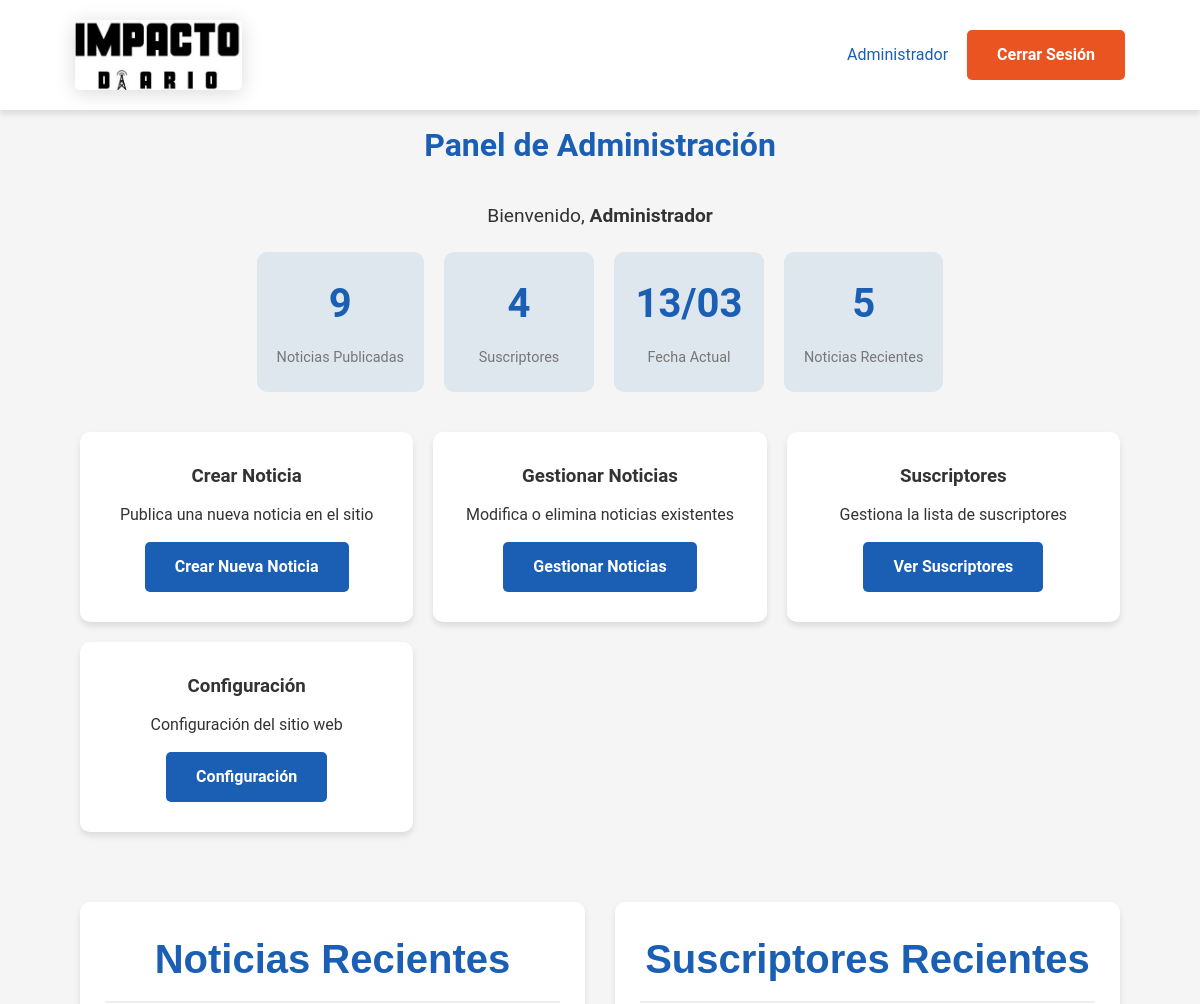
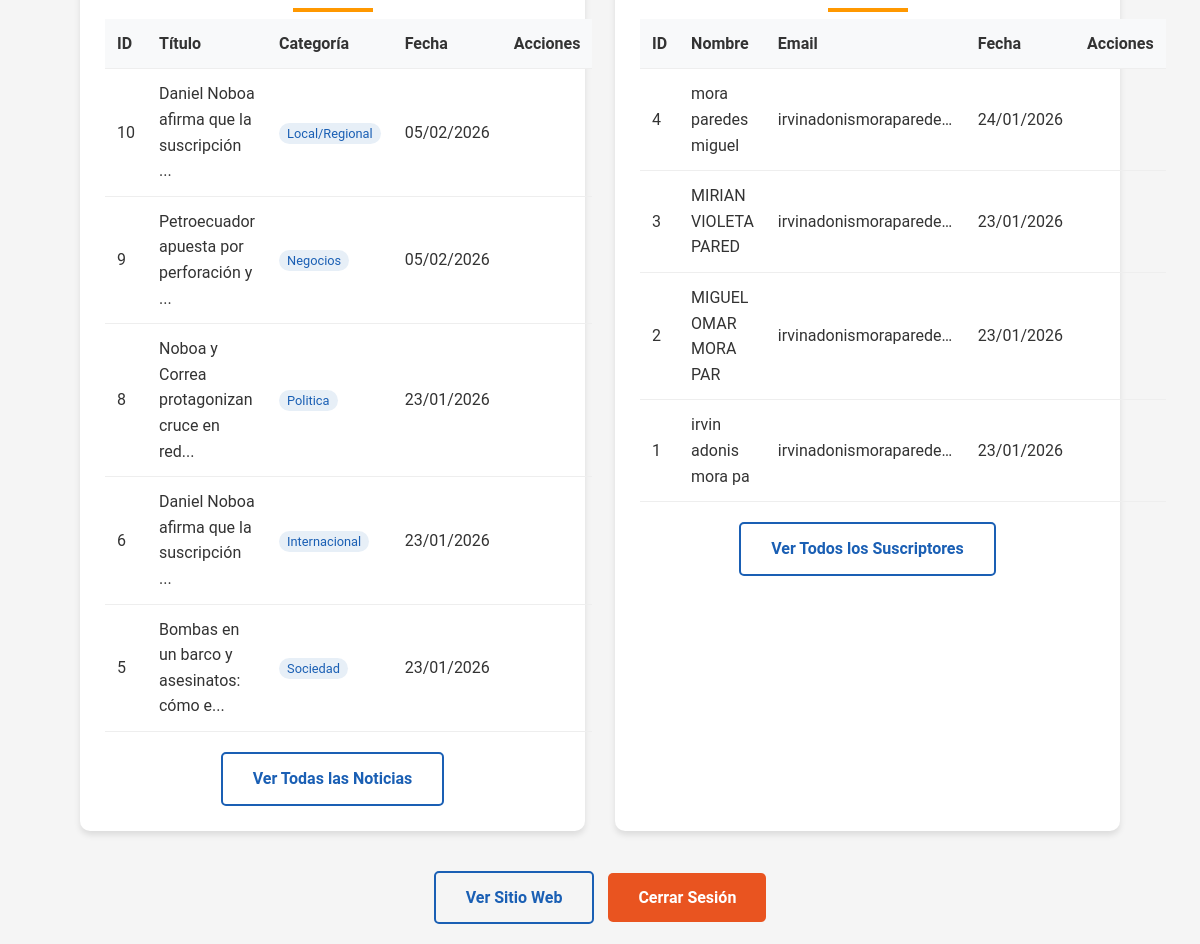
Page /admin/dashboard.php (signed in) on the earlier database version (2 pictures, top to bottom).
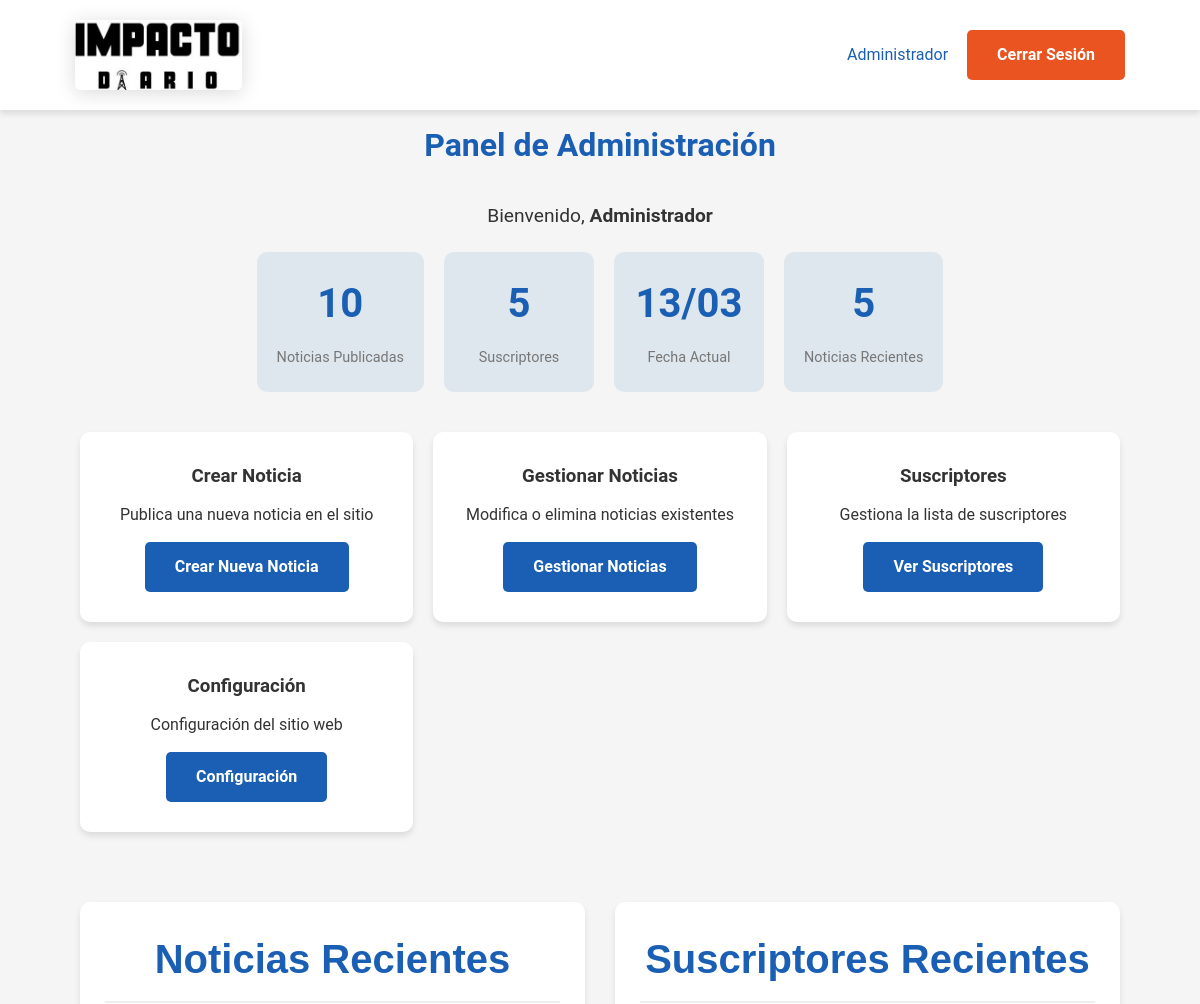
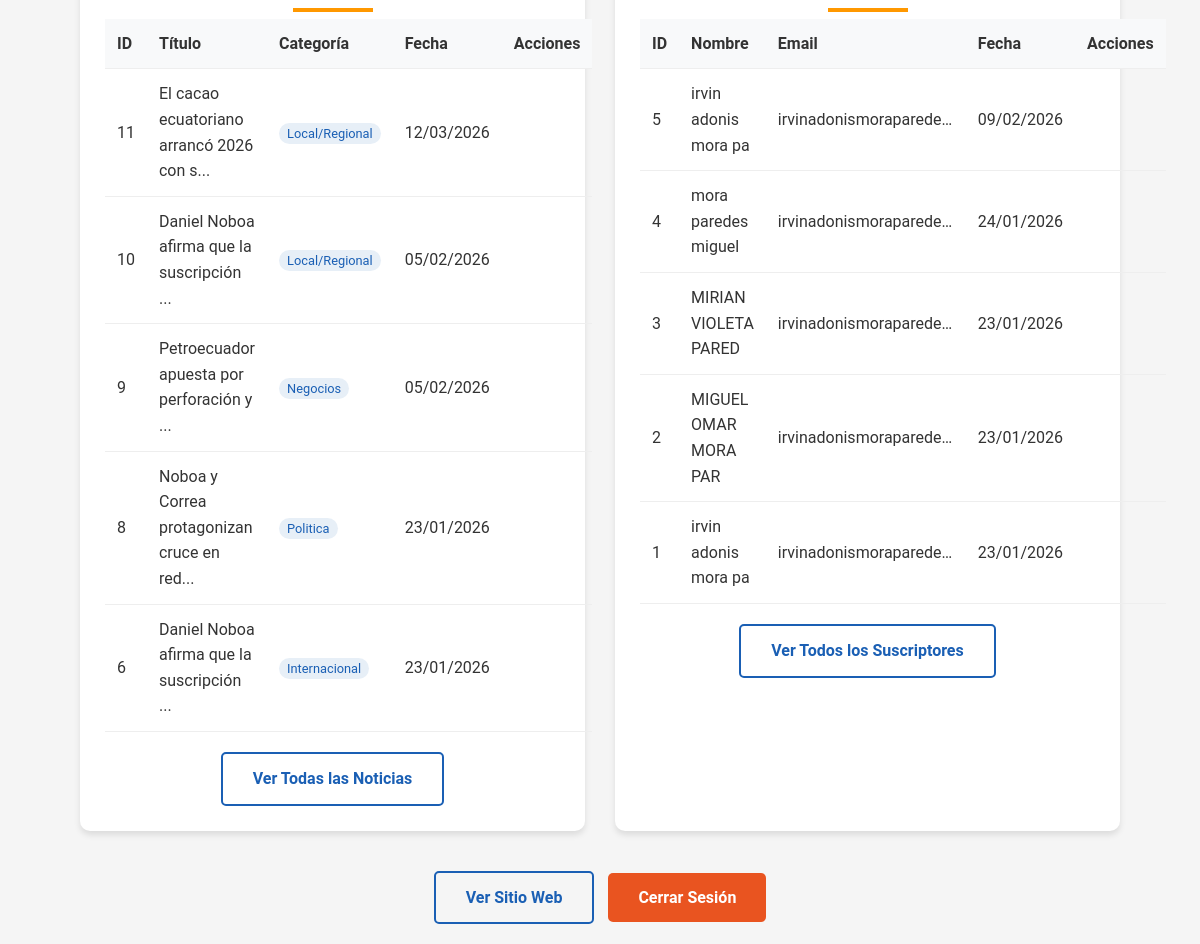
Same page on the later database version (2 pictures, top to bottom).
### tables this page shows
CREATE TABLE `noticias` (
  `id` int(11) NOT NULL,
  `titulo` varchar(255) NOT NULL,
  `descripcion_corta` text NOT NULL,
  `contenido_principal` longtext NOT NULL,
  `imagen_principal` varchar(255) DEFAULT NULL,
  `video_principal` varchar(255) DEFAULT NULL,
  `audio_principal` varchar(255) DEFAULT NULL,
  `link_principal` varchar(500) DEFAULT NULL,
  `link_imagen_principal` varchar(500) DEFAULT NULL,
  `link_video_principal` varchar(500) DEFAULT NULL,
  `link_audio_principal` varchar(500) DEFAULT NULL,
  `link_externo_principal` varchar(500) DEFAULT NULL,
  `descripcion` text NOT NULL,
  `descripcion_larga` longtext DEFAULT NULL,
  `contenido` text NOT NULL,
  `contenido_completo` longtext DEFAULT NULL,
  `imagen` varchar(255) DEFAULT NULL,
  `video` varchar(255) DEFAULT NULL,
  `video_url` varchar(500) DEFAULT NULL,
  `tipo_contenido` enum('texto','video','embed') DEFAULT 'texto',
  `destacada` tinyint(1) DEFAULT 0,
  `vistas` int(11) DEFAULT 0,
  `fecha_publicacion` datetime DEFAULT current_timestamp(),
  `categoria` varchar(100) DEFAULT NULL,
  `autor` varchar(100) DEFAULT 'Estudiante de Periodismo UTB',
  `estado` enum('publicada','borrador') DEFAULT 'publicada',
  `fecha_creacion` datetime DEFAULT current_timestamp()
);

CREATE TABLE `suscriptores` (
  `id` int(11) NOT NULL,
  `nombre` varchar(100) NOT NULL,
  `email` varchar(100) NOT NULL,
  `comentario` text DEFAULT NULL,
  `fecha_suscripcion` datetime DEFAULT current_timestamp()
);

### admin/dashboard.php (the view, shortened to what the changed rows need)
<?php
require_once '../includes/config.php';
$total_noticias = 0;
$total_suscriptores = 0;
$noticias = [];
$suscriptores = [];
$error_conexion = false;
$error_mensaje = '';
if ($conn !== false) {
    $result = $conn->query("SELECT COUNT(*) as total FROM noticias");
    if ($result) {
        $row = $result->fetch_assoc();
        $total_noticias = $row['total'];
    }
    $result_suscriptores = $conn->query("SELECT COUNT(*) as total FROM suscriptores");
    if ($result_suscriptores) {
        $row = $result_suscriptores->fetch_assoc();
        $total_suscriptores = $row['total'];
    }
    $result_noticias = $conn->query("SELECT id, titulo, categoria, imagen, fecha_publicacion FROM noticias ORDER BY fecha_publicacion DESC LIMIT 5");
    if ($result_noticias) {
        while ($row = $result_noticias->fetch_assoc()) {
            $noticias[] = $row;
        }
    }
    $result_suscriptores_list = $conn->query("SELECT id, nombre, email, fecha_suscripcion FROM suscriptores ORDER BY fecha_suscripcion DESC LIMIT 5");
    if ($result_suscriptores_list) {
        while ($row = $result_suscriptores_list->fetch_assoc()) {
            $suscriptores[] = $row;
        }
    }
} else {
    $error_conexion = true;
    $error_mensaje = 'No se pudo conectar a la base de datos. Verifica tu conexión.';
}
?>
<!DOCTYPE html>
<html lang="es">
<head>
    <link rel="stylesheet" href="../css/style.css">
</head>
<body>
    <div class="dashboard container">
        <h1>Panel de Administración</h1>
        <div class="welcome">
            <?php if ($error_conexion): ?>
                <div class="alert-error">
                    <strong>Error de conexión a la base de datos:</strong><br>
                    <?php echo $error_mensaje; ?><br>
                    <small>Por favor, asegúrate de que la base de datos 'periodismo_utb' exista.</small>
                </div>
            <?php else: ?>
                <div class="stats-container">
                    <div class="stat-box">
                        <span class="stat-number"><?php echo $total_noticias; ?></span>
                        <span class="stat-label">Noticias Publicadas</span>
                    </div>
                    <div class="stat-box">
                        <span class="stat-number"><?php echo $total_suscriptores; ?></span>
                        <span class="stat-label">Suscriptores</span>
                    </div>
                    <div class="stat-box">
                        <span class="stat-number"><?php echo date('d/m'); ?></span>
                        <span class="stat-label">Fecha Actual</span>
                    </div>
                    <div class="stat-box">
                        <span class="stat-number"><?php echo count($noticias); ?></span>
                        <span class="stat-label">Noticias Recientes</span>
                    </div>
                </div>
            <?php endif; ?>
        </div>
        <?php if (!$error_conexion): ?>
        <div class="dashboard-sections">
            <div class="recent-news">
                <?php if (count($noticias) > 0): ?>
                    <table class="news-table">
                        <thead>
                            <tr>
                                <th>ID</th>
                                <th>Título</th>
                                <th>Categoría</th>
                                <th>Fecha</th>
                                <th>Acciones</th>
                            </tr>
                        </thead>
                        <tbody>
                            <?php foreach ($noticias as $noticia): ?>
                            <tr>
                                <td><?php echo $noticia['id']; ?></td>
                                <td><?php echo htmlspecialchars(substr($noticia['titulo'], 0, 40)); ?>...</td>
                                <td>
                                    <span style="background-color: rgba(26, 95, 180, 0.1); color: var(--primary-color); padding: 3px 8px; border-radius: 12px; font-size: 0.8rem;">
                                        <?php echo htmlspecialchars($noticia['categoria'] ?? 'Sin categoría'); ?>
                                    </span>
                                </td>
                                <td><?php echo date('d/m/Y', strtotime($noticia['fecha_publicacion'])); ?></td>
                                <td class="table-actions">
                                </td>
                            </tr>
                            <?php endforeach; ?>
                        </tbody>
                    </table>
                <?php endif; ?>
            </div>
            <div class="recent-subs">
                <?php if (count($suscriptores) > 0): ?>
                    <table class="subs-table">
                        <thead>
                            <tr>
                                <th>ID</th>
                                <th>Nombre</th>
                                <th>Email</th>
                                <th>Fecha</th>
                                <th>Acciones</th>
                            </tr>
                        </thead>
                        <tbody>
                            <?php foreach ($suscriptores as $suscriptor): ?>
                            <tr>
                                <td><?php echo $suscriptor['id']; ?></td>
                                <td><?php echo htmlspecialchars(substr($suscriptor['nombre'], 0, 20)); ?></td>
                                <td class="email-cell" title="<?php echo htmlspecialchars($suscriptor['email']); ?>">
                                    <?php echo htmlspecialchars(substr($suscriptor['email'], 0, 25)); ?>...
                                </td>
                                <td><?php echo date('d/m/Y', strtotime($suscriptor['fecha_suscripcion'])); ?></td>
                                <td class="table-actions">
                                </td>
                            </tr>
                            <?php endforeach; ?>
                        </tbody>
                    </table>
                <?php endif; ?>
            </div>
        </div>
        <?php endif; ?>
    </div>
</body>
</html>

Differences in the rows shown:
no longer on this page (row unchanged): noticias: id "5", titulo "Bombas en un barco y asesinatos: cómo e", categoria "Sociedad", fecha_publicacion "23/01/2026"
added noticias: id "11", titulo "El cacao ecuatoriano arrancó 2026 con s", categoria "Local/Regional", fecha_publicacion "12/03/2026"
added suscriptores: id "5", nombre "irvin adonis mora pa", email "irvinadonismoraparede…", fecha_suscripcion "09/02/2026"
Other differences:
$total_noticias: "9" → "10"
$total_suscriptores: "4" → "5"
